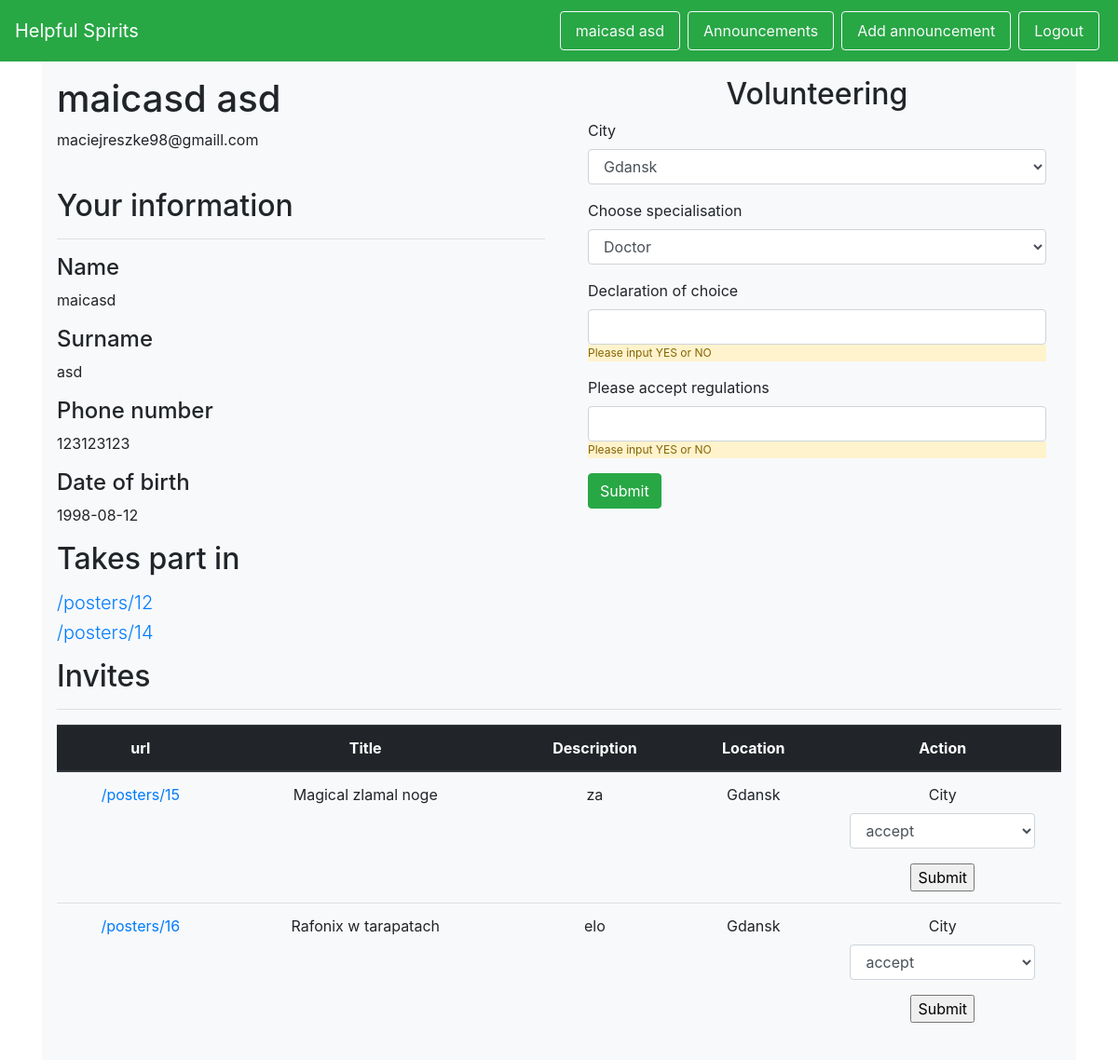
/my_profile (signed in), run on the app's committed database.
### helpful_spirits/models.py (models this page shows, shortened)
class User(db.Model, UserMixin):
    id = db.Column(db.Integer, primary_key=True)
    firstname = db.Column(db.String(50), nullable=False)
    surname = db.Column(db.String(50), nullable=False)
    birthday = db.Column(db.Date, nullable=False)
    phone = db.Column(db.String, nullable=False)
    password_hash = db.Column(db.String, nullable=False)
    email = db.Column(db.String)

class Seksmisja(db.Model):
    id = db.Column(db.Integer, primary_key=True)
    volunteer_id = db.Column(db.Integer, nullable=False)
    poster_id = db.Column(db.Integer, nullable=False)
    status = db.Column(db.String, nullable=False)

class Poster(db.Model):
    id = db.Column(db.Integer, primary_key=True)
    add_date = db.Column(db.Date, nullable=False)
    start_date = db.Column(db.Date, nullable=False)
    end_date = db.Column(db.Date)
    is_active = db.Column(db.Boolean, nullable=False)
    title = db.Column(db.String(100), nullable=False)
    description = db.Column(db.String(1000), nullable=False)
    location_id = db.Column(db.Integer, db.ForeignKey('location.id'), nullable=False)
    victim_id = db.Column(db.Integer, db.ForeignKey('victim.id'), nullable=False)
    category_id = db.Column(db.Integer, db.ForeignKey('category.id'), nullable=False)

class City(db.Model):
    id = db.Column(db.Integer, primary_key=True)
    id = db.Column(db.Integer, primary_key=True)
    name = db.Column(db.String(50), nullable=False, unique=True)
    volunteers = db.relationship('Volunteer', backref='city')
    locations = db.relationship('Location', backref='city')

### helpful_spirits/views.py (the view, shortened to what this page needs)
@app.route('/my_profile', methods=['GET', 'POST'])
@login_required
def my_profile():
    form = VolunteersDeclaration()
    volunteer = Volunteer.query.filter_by(user_id=current_user.id).first()
    seksmisje = []
    seksmisje_accepted = []
    if volunteer is not None:
        volunteer_id = volunteer.id
        seksmisje = Seksmisja.query.filter_by(volunteer_id=volunteer_id).filter_by(status="INVITED").all()
        seksmisje_accepted = Seksmisja.query.filter_by(volunteer_id=volunteer_id).filter_by(status="accept").all()
    posters = [Poster.query.filter_by(id=seksmisja.poster_id).first() for seksmisja in seksmisje]
    posters = set(posters) - {None}
    form_select = Select()
    return render_template('my_profile.html', form=form, form_select=form_select, posters=posters,
                           seksmisje_accepted=seksmisje_accepted)

### helpful_spirits/forms.py
class VolunteersDeclaration(Form):
    city_choices = [(city.name, city.name) for city in City.get_all()]
    does_want = StringField('Declaration of choice', validators=[DataRequired()])
    does_accept = StringField('Please accept regulations', validators=[DataRequired()])
    specialisation_choices = [(specialisation.name, specialisation.name) for specialisation in Specialisation.get_all()]
    specialisation = SelectField('Choose specialisation', choices=specialisation_choices)
    city = SelectField('City', choices=city_choices, validators=[DataRequired()])

class Select(Form):
    acc = [('accept', 'accept'), ('reject', 'reject')]
    accept_or_reject = SelectField('City', choices=acc, validators=[DataRequired()])

### helpful_spirits/__init__.py (called while the page is built)
@login_manager.user_loader
def load_user(user_id):
    return models.User.query.filter_by(id=user_id).first()

### helpful_spirits/templates/my_profile.html (shortened to what this page needs)
{% extends 'base.html' %}
{% from "includes/_forms.html" import render_field %}
{% block body %}
    <div id="wrapper-div" class="py-3 px-3" style="background-color: #f8f9fa;">
        <div class="row">
            <div class="col-md-6 col-xs-12">
                <h1>{{ current_user.firstname }} {{ current_user.surname }}</h1>
                <p>
                    {{ current_user.email }}
                </p>
                <br/>
                <h2>Your information</h2>
                <hr/>
                <h4>Name</h4>
                <p>{{ current_user.firstname }}</p>
                <h4>Surname</h4>
                <p>{{ current_user.surname }}</p>
                <h4>Phone number</h4>
                <p>{{ current_user.phone }}</p>
                <h4>Date of birth</h4>
                <p>{{ current_user.birthday }}</p>
            </div>
            <div class="col-md-6 col-xs-12">
                <h2 class="text-center">Volunteering</h2>
                <form id="register-form" method="POST" action="/my_profile">
                    <div class="form-group mx-3">
                        {{ render_field(form.city, class_="form-control") }}
                    </div>
                    <div class="form-group mx-3">
                        {{ render_field(form.specialisation, class_="form-control") }}
                    </div>
                    <div class="form-group mx-3">
                        {{ render_field(form.does_want, class_="form-control") }}
                        <p class="alert-warning" style="font-size:75%">Please input YES or NO</p>
                    </div>
                    <div class="form-group mx-3">
                        {{ render_field(form.does_accept, class_="form-control") }}
                        <p class="alert-warning" style="font-size:75%">Please input YES or NO</p>
                    </div>
                    <p><input type="submit" class="btn btn-success mx-3" value="Submit"></p>
                </form>
            </div>
        </div>
        <div class="row">
            <div class="col-12">
                <h2>Takes part in</h2>
                <p>
                    {% for seksmisja in seksmisje_accepted %}
                        <h5 class="lead">
                            <tr>
                                <td><a href="posters/{{ seksmisja.poster_id }}">/posters/{{ seksmisja.poster_id }}</a>
                                </td>
                            </tr>
                        </h5>
                    {% endfor %}
                </p>
                <h2>Invites</h2>
                <hr/>
                <table class="table text-center">
                    <thead class="thead-dark">
                    <tr>
                        <th scope="col">url</th>
                        <th scope="col">Title</th>
                        <th scope="col">Description</th>
                        <th scope="col">Location</th>
                        <th scope="col">Action</th>
                    </tr>
                    </thead>
                    <tbody>
                    <p>
                        {% for poster in posters %}
                            <h5 class="lead">
                                <tr>
                                    <td><a href="posters/{{ poster.id }}">/posters/{{ poster.id }}</a></td>
                                    <td>{{ poster.title }}</td>
                                    <td>{{ poster.description[0:18] }}</td>
                                    <td>{{ poster.location.city.name }}</td>
                                    <td>
                                        <form action="posters/take_part/{{ poster.id }}" method="POST">
                                            <div class="form-group mx-3">
                                                {{ render_field(form_select.accept_or_reject, class_="form-control") }}
                                            </div>
                                            <input type="submit" value="Submit">
                                        </form>
                                    </td>
                                </tr>
                            </h5>
                        {% endfor %}
                    </p>
                    </tbody>
                </table>
            </div>
        </div>
    </div>
{% endblock %}

### helpful_spirits/templates/includes/_forms.html (shortened to what this page needs)
{% macro render_field(field) %}
  {{ field.label }}
  {{ field(**kwargs)|safe }}
{% endmacro %}

### helpful_spirits/templates/includes/_navbar.html (shortened to what this page needs)
<nav class="navbar navbar-dark bg-success sticky-top">
    <a class="navbar-brand" href="/">Helpful Spirits</a>
    <ul class="nav list-inline">
        {% if current_user.is_authenticated %}
        <li class="nav-item">
            <a class="nav-link btn btn-outline-light mx-1 my-1" href="/my_profile">{{ current_user.firstname }}
                {{ current_user.surname }}</a>
        </li>
        <li class="nav-item">
            <a class="nav-link btn btn-outline-light mx-1 my-1" href="/posters">Announcements</a>
        </li>
        <li class="nav-item">
            <a class="nav-link btn btn-outline-light mx-1 my-1" href="/add_poster">Add announcement</a>
        </li>
        <li class="nav-item">
            <a class="nav-link btn btn-outline-light mx-1 my-1" href="/logout">Logout</a>
        </li>
        {% endif %}
    </ul>
</nav>

### data on the page
User: firstname "maicasd", surname "asd", email "maciejreszke98@gmaill.com", phone "123123123", birthday "1998-08-12"
Seksmisja: poster_id "12"
Seksmisja: poster_id "14"
Poster: id "15", title "Magical zlamal noge", description "za", location.city.name "Gdansk", label "City"
Poster: id "16", title "Rafonix w tarapatach", description "elo", location.city.name "Gdansk", label "City"

### other printed values
{{ field.label }} "City Choose specialisation Declaration of choice Please accept regulations"
